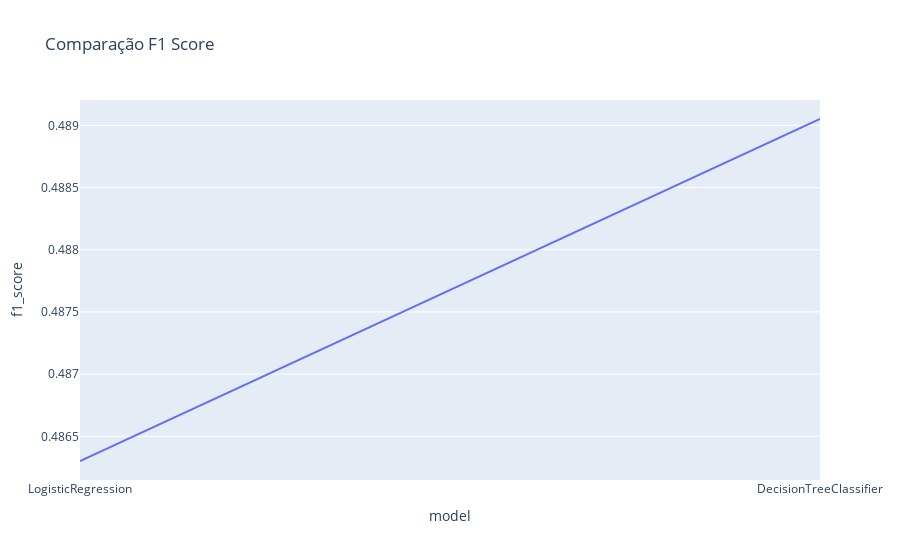

The code cell stored with this chart in its notebook:
### Code cell
df = d.sort_values(by="f1_score",ascending=True)
fig = px.line(df, x = "model",y="f1_score",title=" Comparação F1 Score")
fig.show()

### Figure 1 — Plotly figure (JSON) as saved in the notebook; plotly's stock layout.template omitted (floating-point values rounded to 4 significant figures)
{"data": [{"hovertemplate": "model=%{x}<br>f1_score=%{y}<extra></extra>", "legendgroup": "", "line": {"color": "#636efa", "dash": "solid"}, "mode": "lines", "name": "", "orientation": "v", "showlegend": false, "type": "scatter", "x": ["LogisticRegression", "DecisionTreeClassifier"], "xaxis": "x", "y": [0.4863, 0.4891], "yaxis": "y"}], "layout": {"legend": {"tracegroupgap": 0}, "title": {"text": " Comparação F1 Score"}, "xaxis": {"anchor": "y", "domain": [0, 1], "title": {"text": "model"}}, "yaxis": {"anchor": "x", "domain": [0, 1], "title": {"text": "f1_score"}}}}
